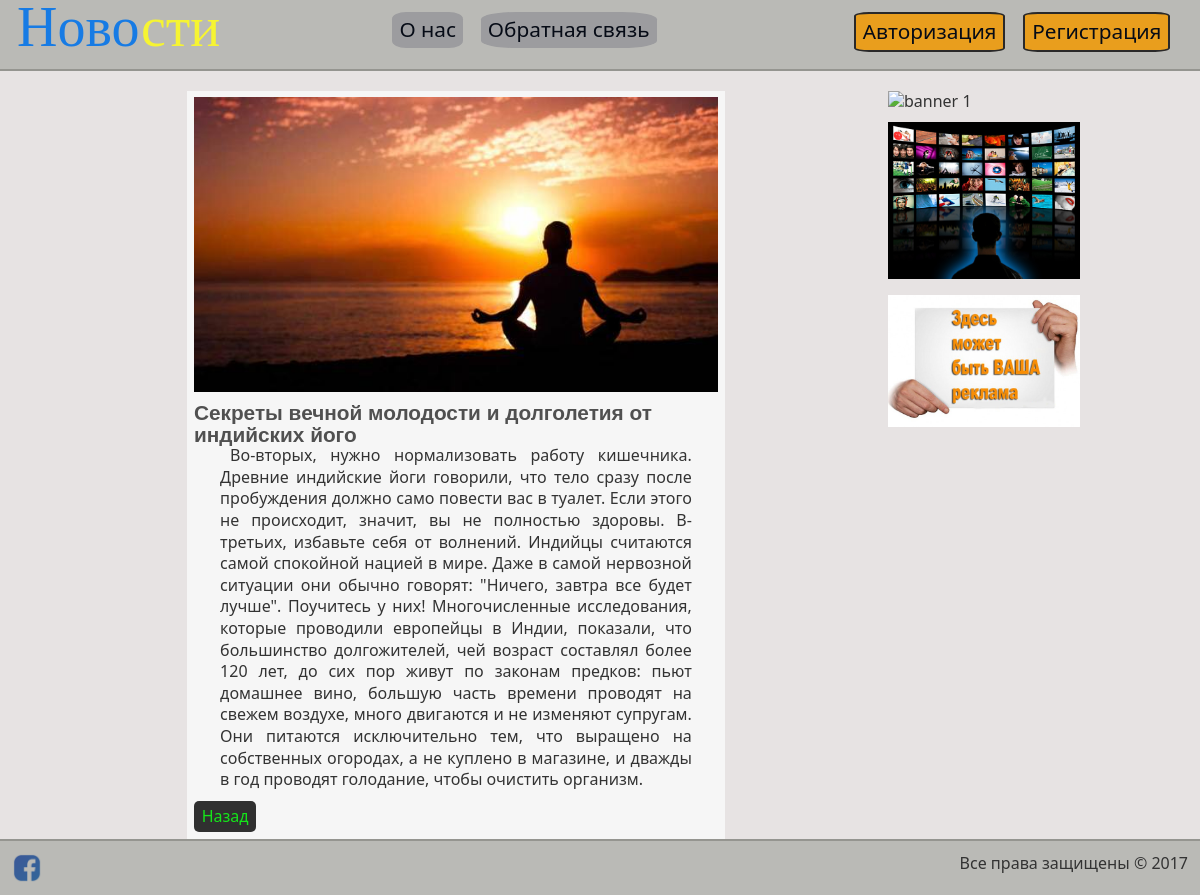
Screenshot of /article.php?id=1 with the database file from the repository.
### tables this page shows
CREATE TABLE `news` (
  `id` int(11) UNSIGNED NOT NULL,
  `title` varchar(255) NOT NULL,
  `intro_text` text NOT NULL,
  `full_text` text NOT NULL,
  `img` varchar(255) NOT NULL
);

### functions/functions.php (called while the page is built, shortened)
<?php
  require_once "connect.php";
  function getNews ($limit, $id=null) {
    global $mysqli;
    if ($id)
      $where = "WHERE `id` = ".$id;
      $result = $mysqli->query("SELECT * FROM `news` $where ORDER BY `id` DESC LIMIT $limit");
      if (!$id)
        return resultToArray ($result);
       else
         return $result->fetch_assoc();
    }
?>

### article.php (the view, shortened to what this page needs)
<!DOCTYPE html>
<html>
  <head>
    <?php
      require_once "functions/functions.php";
      $news = getNews (1, $_GET["id"]);
      require_once "blocks/head.php";
    ?>
  </head>
  <body>
    <?php require_once "blocks/header.php" ?>
    <div id="wrapper">
      <div id="leftCol">
        <?php
          echo '<div id="bigArticle"><img src="/img/articles/'.$news["id"].'.jpg" alt="'.$news["id"].'" title="Статья'.$news["id"].'">
          <h2>'.$news["title"].'</h2>
          <p>'.$news["full_text"].'</p><div><a href="/">Назад</a></div>
          </div>';
         ?>
       </div>
        <?php require_once "blocks/rightCol.php" ?>
    </div>
    <?php require_once "blocks/footer.php" ?>
  </body>
</html>

### css/style.css (style rules this page uses)
* { margin: 0; padding: 0; outline: none; }
html { height: 100%; }
body { width: 100%; background-color: #e7e3e3; color: #333; font-family: "Segoe UI", Arial, sans-serif; font-size: 1em; line-height: 135%; float: left; }
img { max-width: 100%; height: auto; width: auto\9; }
a { color: #15e61a; text-decoration: none; }
a, a:hover { transition: all.6s ease; -webkit-transition: all.6s ease; -moz-transition: all.6s ease; -o-transition: all.6s ease; -ms-transition: all.6s ease; }
#wrapper { width: 80%; float: left; margin-left: 10%; }
@media (min-width: 800px) { #wrapper #leftCol { width: 70%; margin-right: 10%; float: left; } }
#wrapper #leftCol #bigArticle { width: 78%; margin-left: 10%; background-color: #f6f6f6; padding: 1%; float: left; }
#wrapper #leftCol #bigArticle img, #wrapper #leftCol .article img { width: 100%; float: left; margin-bottom: 10px; }
#wrapper #leftCol #bigArticle h2, #wrapper #leftCol .article h2 { font-size: 1.3em; color: #505050; font-family: Comic Sans MS, sans-serif; }
#wrapper #leftCol #bigArticle p, #wrapper #leftCol .article p { width: 90%; margin-left: 5%; text-indent: 10px; text-align: justify; }
#wrapper #leftCol #bigArticle div, #wrapper #leftCol .article div { padding: 5px; border-radius: 5px; background-color: #303030; color: #04eed2; width: 10%; text-align: center; margin-top: 10px; }

### rows the page displays
news: title "Секреты вечной молодости и долголетия от индийских його", full_text "Во-вторых, нужно нормализовать работу кишечника. Древние индийские йоги говорили, что тело сразу после пробуждения должно само повести вас в туалет. Если этого не происходит, значит, вы не полностью здоровы. В-третьих, избавьте себя от волнений. Индийцы считаются самой спокойной нацией в мире. Даже в самой нервозной ситуации они обычно говорят: \"Ничего, завтра все будет лучше\". Поучитесь у них! Многочисленные исследования, которые проводили европейцы в Индии, показали, что большинство долгожителей, чей возраст составлял более 120 лет, до сих пор живут по законам предков: пьют домашнее вино, большую часть времени проводят на свежем воздухе, много двигаются и не изменяют супругам. Они…"

### other values shown
date ('Y') "2017"
